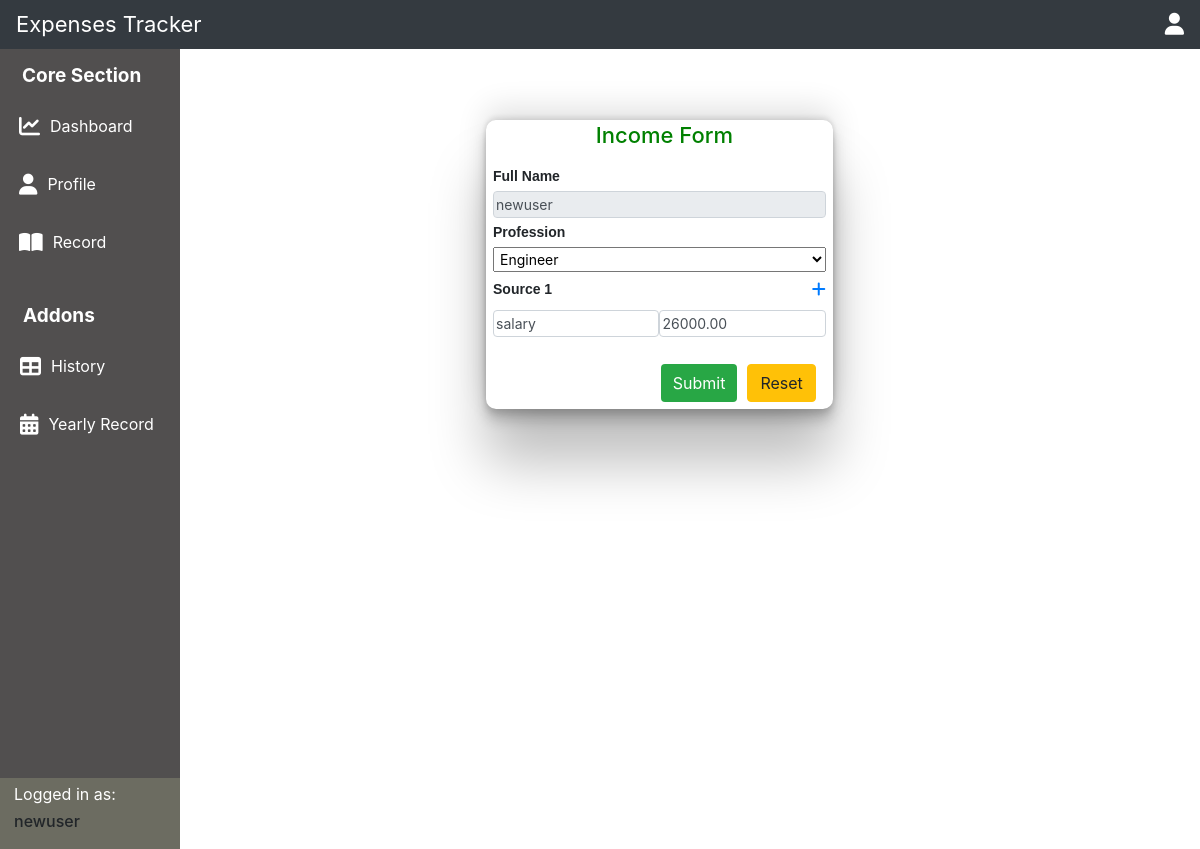
/editincome/25 (signed in), run on the app's committed database.
### exptrack/models.py (models this page shows, shortened)
class Income(models.Model):
    PROFESSION_CHOICES= [
        ('doctor', 'Doctor'),
        ('engineer', 'Engineer'),
        ('teacher', 'Teacher'),
    ]
    CATEGORY_CHOICES = [
        ('income', 'Income'),
        ('expense', 'Expense')
    ]
    user = models.ForeignKey(User, on_delete=models.CASCADE)
    profession = models.CharField(max_length=100, choices=PROFESSION_CHOICES)
    source_1_name = models.CharField(max_length=100, blank=True)
    source_1_amount = models.DecimalField(max_digits=10, decimal_places=2, null=True, blank=True)
    source_2_name = models.CharField(max_length=100, blank=True)
    source_2_amount = models.DecimalField(max_digits=10, decimal_places=2, null=True, blank=True)
    source_3_name = models.CharField(max_length=100, blank=True)
    source_3_amount = models.DecimalField(max_digits=10, decimal_places=2, null=True, blank=True)
    date = models.DateField(auto_now_add=True)
    category = models.CharField(max_length=10, choices=CATEGORY_CHOICES, default='income')
    verbose_name = "Income"
    verbose_name_plural = "Income"

### exptrack/views.py (the view)
# urls.py: path('editincome/<int:id>', views.editIncome, name='editincome'),
def editIncome(request,id):
    current_user = request.user
    income = Income.objects.get(id=id, user=current_user)
    if request.method == 'POST':
        form = IncomeForm(request.POST, instance=income,user=current_user)
        if form.is_valid():
            form.instance.user = current_user
            form.save()
            print("Income updated by user:", current_user.username)
            return redirect('showrecord')
        else:
            print(form.errors)
    else:
        form = IncomeForm(instance=income)
        form.initial['user'] = current_user
        form.fields['user'].widget = forms.HiddenInput()
    return render(request,'incomeform.html',{'form':form,'income_id': id})

### exptrack/forms.py
class IncomeForm(forms.ModelForm):
    def __init__(self, *args, **kwargs):
        user = kwargs.pop('user', None)
        super().__init__(*args, **kwargs)
        self.fields['user'].required = False
    class Meta:
        model = Income
        fields = ['user','profession', 'source_1_name', 'source_1_amount', 'source_2_name', 'source_2_amount', 'source_3_name', 'source_3_amount']
        widgets = {
            'profession': forms.Select(attrs={'class': 'form-select'}),
            'source_1_name': forms.TextInput(attrs={'class': 'form-control'}),
            'source_1_amount': forms.NumberInput(attrs={'class': 'form-control', 'placeholder': 'Amount'}),
            'source_2_name': forms.TextInput(attrs={'class': 'form-control'}),
            'source_2_amount': forms.NumberInput(attrs={'class': 'form-control', 'placeholder': 'Amount'}),
            'source_3_name': forms.TextInput(attrs={'class': 'form-control'}),
            'source_3_amount': forms.NumberInput(attrs={'class': 'form-control', 'placeholder': 'Amount'}),
        }

### exptrack/templates/incomeform.html (shortened to what this page needs)
{% extends 'root.html' %} {% block profile %}
<div class="incomeform">
  <h6>Income Form</h6>
  <form method="post">
    <label for="id_name">Full Name</label>
    <input
      type="text"
      class="form-control"
      value="{{ request.user.username }}"
      readonly
    />
    <label for="id_profession">Profession</label>
    {{ form.profession }}
    <div id="incsource1" class="sources">
      <div class="source1">
        <label for="id_source_1_name">Source 1</label>
        <div class="tasklist" onclick="opensource2(event)">
          <a href="#"><i class="fa fa-plus"></i></a>
        </div>
      </div>
      <div class="source1">
        <div>{{ form.source_1_name }}</div>
        <div class="sourceamount">{{ form.source_1_amount }}</div>
      </div>
    </div>
    <div class="mybtns mt-4">
      <button type="submit" class="btn btn-success" style="border: none">
        Submit
      </button>
      <button class="btn btn-warning" type="reset">Reset</button>
    </div>
  </form>
</div>
{% endblock %}

### exptrack/templates/root.html (shortened to what this page needs)
{% load static %}
<!DOCTYPE html>
<html lang="en">
  <head>
    <link
      rel="stylesheet"
      href="https://cdn.jsdelivr.net/npm/bootstrap@4.0.0/dist/css/bootstrap.min.css"
    />
    <link rel="stylesheet" href="{% static 'css/style.css'%}" />
  </head>
  <body>
    <header class="navbar navbar-dark bg-dark">
      <div class="logo">Expenses Tracker</div>
      <div>
        <div class="topnav " onclick="togglePopup(event)">
              <a href="#" ><i class="fa fa-user"></i></a>
        </div>
      </div>
    </header>
    <main class="mainsection">
      <aside>
        <nav>
          <div class="navone">
            <h6>Core Section</h6>
          <ul>
            <a  href="{% url 'home' %}" class="nav-link">
              <i class="fa fa-chart-line"></i>
              <p>Dashboard</p>
          </a>
              <a href="{% url 'profile' %}" class="nav-link">
                <i class="fa fa-user"></i>
                <p>Profile</p>
              </a>
              <a href="{% url 'showrecord' %}" class="nav-link">
                <i class="fa fa-book-open"></i>
                <p>Record</p>
              </a>
          </ul>
        </div>
        <div class="navtwo">
          <h6>Addons</h6>
        <ul>
          <a href="{% url 'allhistory' %}" class="nav-link">
            <i class="fa fa-table"></i>
            <p>History</p>
          </a>
            <a href="{% url 'yearrecord' %}" class="nav-link">
              <i class="fa fa-calendar"></i>
              <p>Yearly Record</p>
            </a>
        </ul>
      </div>
        </nav>
        <div class="account">
          <ul>
                <p>Logged in as:</p>
                <h6>{{user.username}}</h6>
          </ul>
        </div>
      </aside>
      <div>
        {% block profile %}
        {% endblock %}
      </div>
    </main>
  </body>
</html>

### static/css/style.css (style rules this page uses)
* { margin: 0; padding: 0; box-sizing: border-box; }
header { display: flex; justify-content: space-between; align-items: center; font-size: 22px; padding: 7px; color: white; }
header a i { font-size: 22px; color: white; }
.mainsection { height: 100vh; display: grid; grid-template-columns: 15% 85%; }
.mainsection .navone, .navtwo { padding: 2px 4px; }
.mainsection aside { background: rgb(81, 79, 79); }
.nav-link { display: flex; }
.nav-link i { vertical-align: middle; margin-right: 5px; display: inline-block; line-height: 2; font-size: 21px; }
.mainsection aside { display: flex; justify-content: space-between; flex-direction: column; }
.mainsection aside .account { background-color: rgb(108, 108, 97); }
.mainsection aside .account p, h6 { margin: 2px; padding: 2px; vertical-align: middle; margin-left: 12px; }
.mainsection aside nav h6, p { color: white; padding: 7px; }
.mainsection aside nav h6 { font-weight: bolder; font-size: 19px; }
.mainsection aside nav .navone { padding: 7px 3px; }
.mainsection aside nav .navone a, .navtwo a { text-decoration: none; }
.nav-link i { color: white; }
.nav-link p { margin: auto 2px; }
.logincontainer .loginform input, p { margin: 12px; padding: 7px; }
.registercontainer .registerform input, p { margin: 2px; padding: 3px; }
.incomeform { margin-left: 30%; border-radius: 10px; margin-top: 7%; width: 34%; box-shadow: rgba(0, 0, 0, 0.25) 0px 54px 55px, rgba(0, 0, 0, 0.12) 0px -12px 30px, rgba(0, 0, 0, 0.12) 0px 4px 6px, rgba(0, 0, 0, 0.17) 0px 12px 13px, rgba(0, 0, 0, 0.09) 0px -3px 5px; }
.incomeform h6 { font-size: 22px; text-align: center; color: green; }
.incomeform form { margin: 4px auto; border-radius: 10px; padding: 7px; }
.incomeform form label { font-size: 14px; font-weight: bold; margin: 4px 0; font-family: "Anek Malayalam", sans-serif; }
.incomeform form input, select, textarea { display: block; width: 100%; padding: 2px; box-sizing: border-box; font-size: 14px; }
.incomeform form .source1 { display: flex; justify-content: space-between; padding: 3px 0; align-items: center; }
.incomeform form .source1 label { margin-right: 10px; }
.incomeform form .sourceamount { display: flex; gap: 4px; }
button { padding: 4px 4px; margin-right: 10px; cursor: pointer; transition: all 0.5s ease; }
.mybtns { display: flex; justify-content: flex-end; }

### data on the page
Income: profession "Engineer", source_1_name "salary", source_1_amount "26000.00"

### other printed values
{{ user.username }} "newuser"
